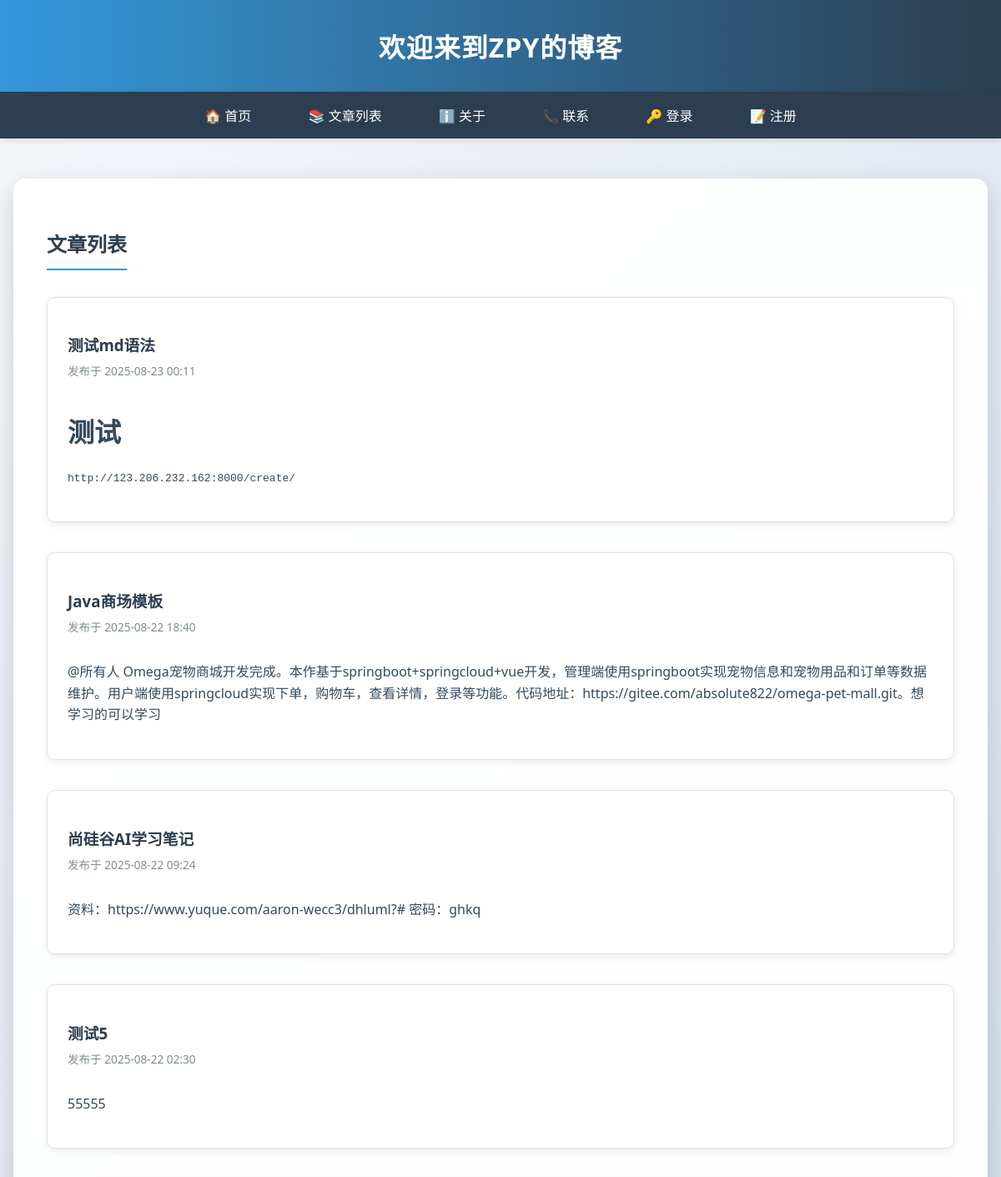
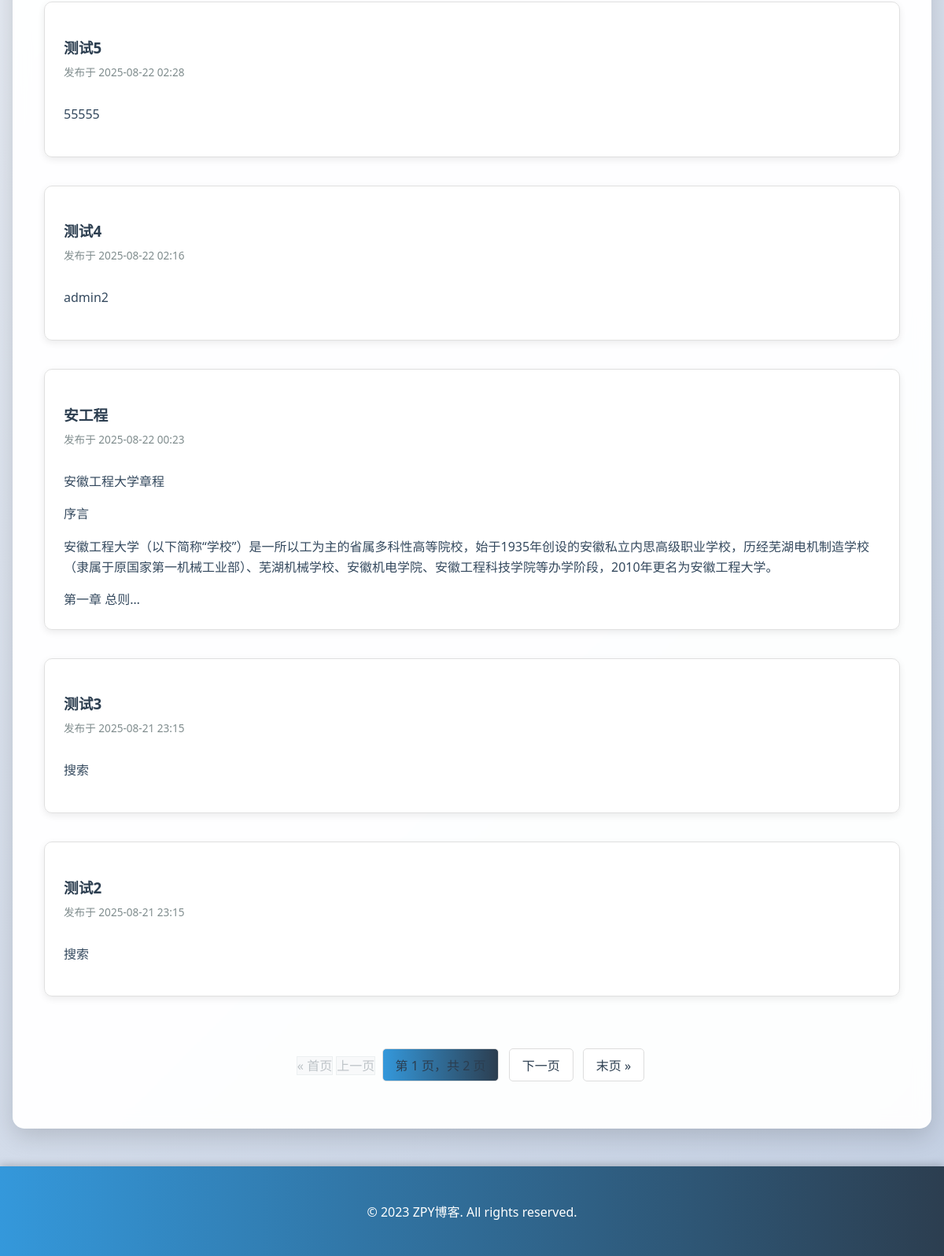
The app's page /posts/, older data (2 pictures, top to bottom).
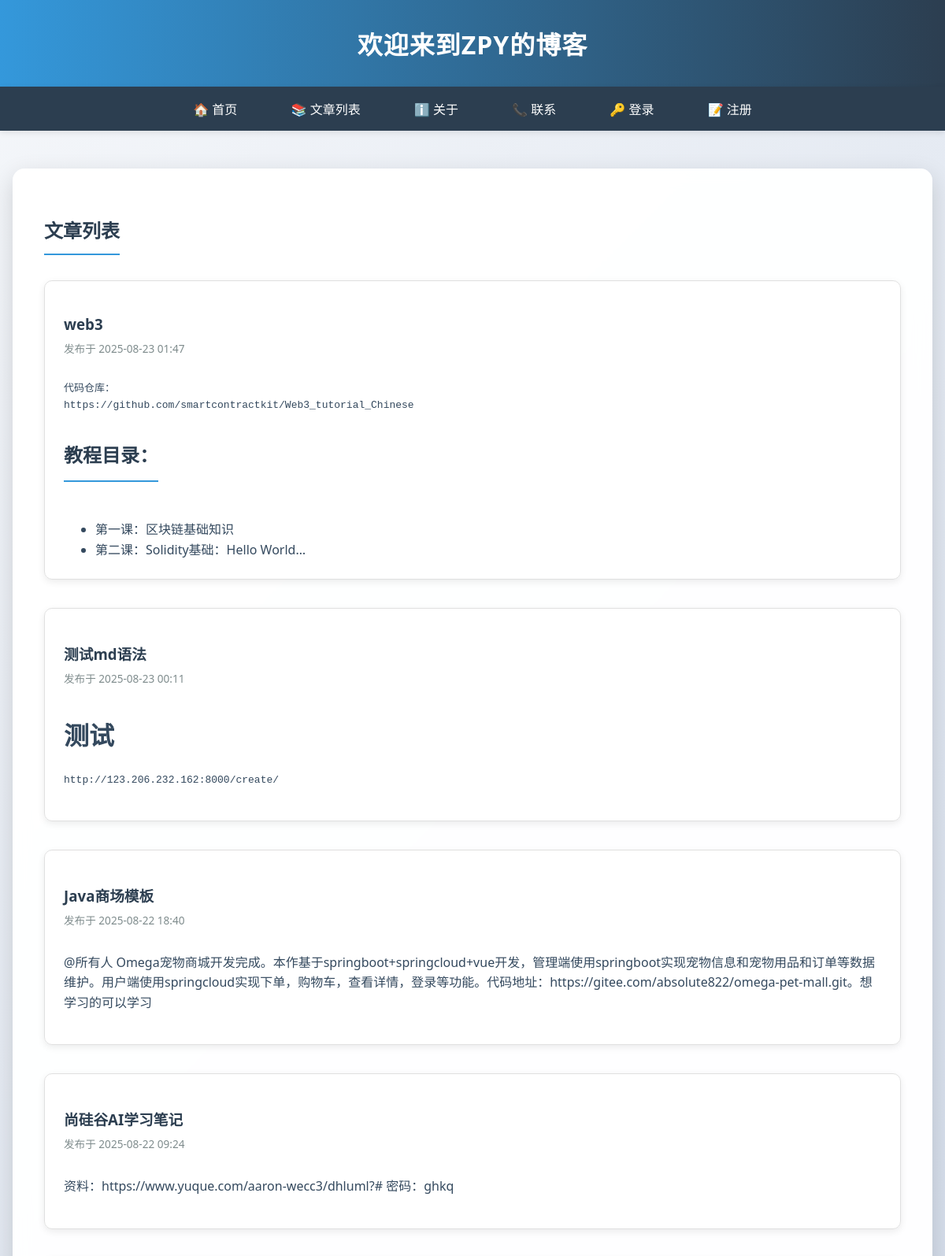
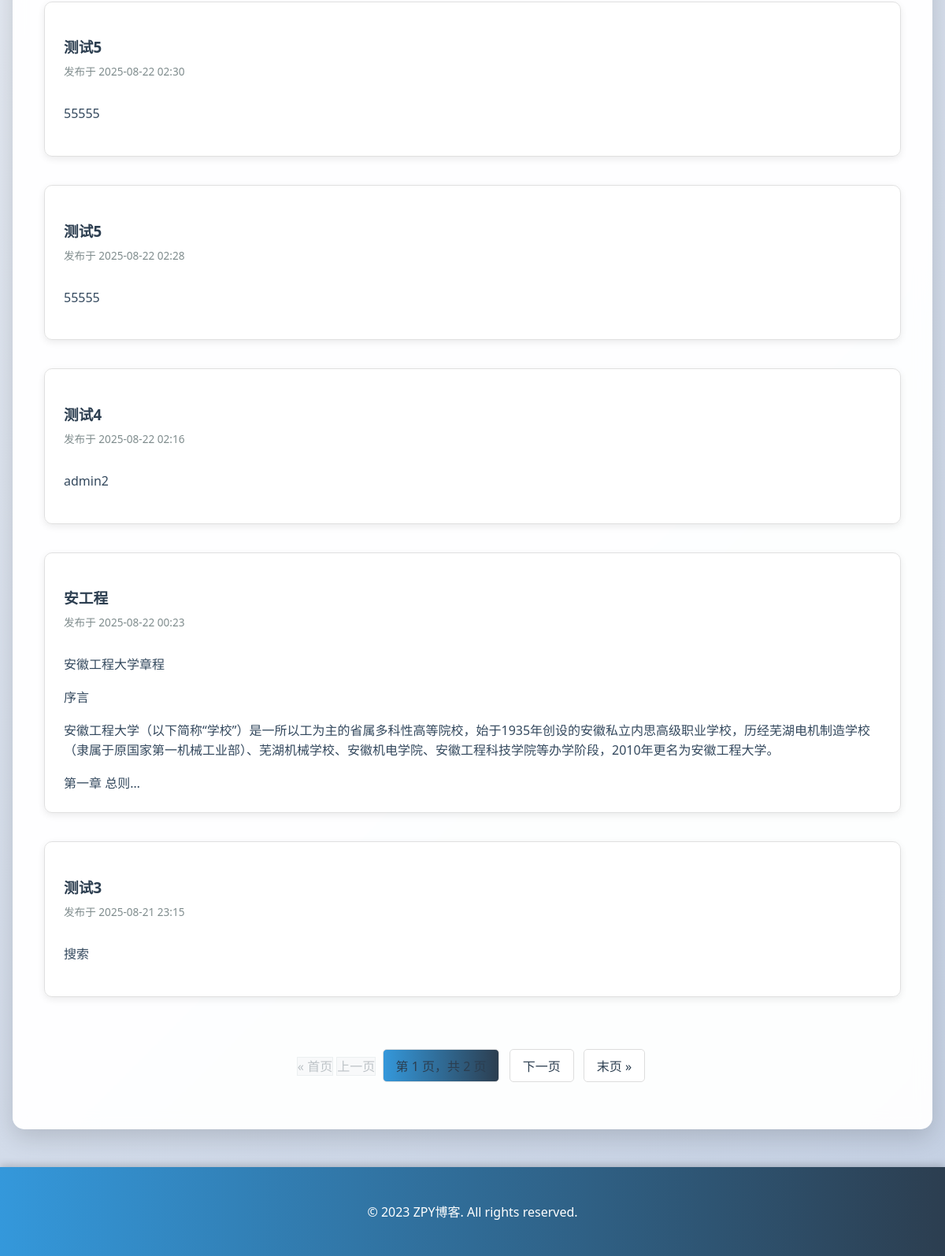
The same page, newer data (2 pictures, top to bottom).
### blog/models.py (models this page shows, shortened)
class Post(models.Model):
    title = models.CharField(max_length=200)
    content = models.TextField()
    created_at = models.DateTimeField(auto_now_add=True)
    author = models.ForeignKey(User, on_delete=models.CASCADE, default=1)  # 添加author字段，默认值为1

### blog/views.py (the view)
# urls.py: path('posts/', views.post_list, name='post_list'),
def post_list(request):
    posts_list = Post.objects.order_by('-created_at')
    for post in posts_list:
        post.content = markdown.markdown(post.content, extensions=['extra', 'codehilite'])
    paginator = Paginator(posts_list, 9)  # 每页显示5篇文章
    page = request.GET.get('page')
    try:
        posts = paginator.page(page)
    except PageNotAnInteger:
        posts = paginator.page(1)
    except EmptyPage:
        posts = paginator.page(paginator.num_pages)
    return render(request, 'blog/post_list.html', {'posts': posts})

### blog/templates/blog/post_list.html (shortened to what this page needs)
<!DOCTYPE html>
{% load static %}
<html lang="zh">
<head>
</head>
<body>
    <header>
        <h1>欢迎来到ZPY的博客</h1>
    </header>
    <nav>
        <a href="/">🏠 首页</a>
        <a href="/posts/">📚 文章列表</a>
        <a href="/about/">ℹ️ 关于</a>
        <a href="/contact/">📞 联系</a>
        {% if user.is_authenticated %}
            <a href="/profile/">👤 个人主页</a>
            <a href="/create/">✍️ 创建文章</a>
        {% else %}
            <a href="/login/">🔑 登录</a>
            <a href="/register/">📝 注册</a>
        {% endif %}
    </nav>
    <div class="container">
        <div class="content">
            <h2 style="text-align: center;">文章列表</h2>
            <div class="posts-container">
                {% for post in posts %}
                <div class="post">
                    <h3 class="post-title"><a href="{% url 'post_detail' post.id %}">{{ post.title }}</a></h3>
                    <div class="post-meta">发布于 {{ post.created_at|date:"Y-m-d H:i" }}</div>
                    <div class="post-excerpt">
                        <p>{{ post.content|safe }}</p>
                    </div>
                </div>
                {% empty %}
                <p>暂无文章。</p>
                {% endfor %}
            </div>
            <div class="pagination">
                <span class="step-links">
                    {% if posts.has_previous %}
                        <a href="?page=1">&laquo; 首页</a>
                        <a href="?page={{ posts.previous_page_number }}">上一页</a>
                    {% else %}
                        <span class="disabled">&laquo; 首页</span>
                        <span class="disabled">上一页</span>
                    {% endif %}
                    <span class="current">
                        第 {{ posts.number }} 页，共 {{ posts.paginator.num_pages }} 页
                    </span>
                    {% if posts.has_next %}
                        <a href="?page={{ posts.next_page_number }}">下一页</a>
                        <a href="?page={{ posts.paginator.num_pages }}">末页 &raquo;</a>
                    {% else %}
                        <span class="disabled">下一页</span>
                        <span class="disabled">末页 &raquo;</span>
                    {% endif %}
                </span>
            </div>
        </div>
    </div>
    <footer>
        <p>&copy; 2023 ZPY博客. All rights reserved.</p>
    </footer>
</body>
</html>

Row changes from the older to the newer data that the page shows:
no longer on this page (row unchanged): Post: title "测试2", created_at "2025-08-21 23:15", content "搜索"
added Post: title "web3", created_at "2025-08-23 01:47", content "代码仓库： https://github.com/smartcontractkit/Web3_tutorial_Chinese 教程目录： 第一课：区块链基础知识 第二课：Solidity基础：Hello World"
